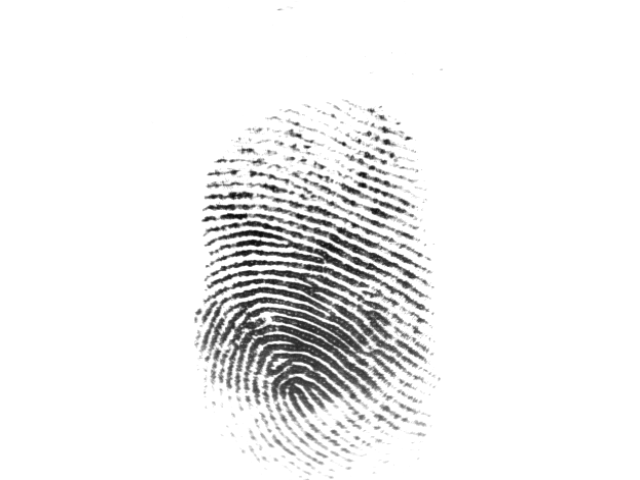
%> input picture Homework3/106_3.bmp, 640 x 480 px
$ octave problem2.m   (GNU Octave 9; MATLAB toolbox functions it lacks are replaced by stand-ins)
%> lines starting %> are read from the running program, lines starting %| are printed output that depends on the picture
img = imread('106_3.bmp');
%> img is the input picture: size 480x640 uint8; min 9, max 255, mean 239.1
img = im2double(img);
%> img: size 480x640 double
segLength = 16;
DFTLength = 32;
fingerParam = 20;
[height, width] = size(img);
%> height = 480; width = 640
segNum_h = ceil(height / segLength);
%> segNum_h = 30
segNum_w = ceil(width / segLength);
%> segNum_w = 40
ROI = zeros(segNum_h, segNum_w);
Angle = zeros(segNum_h, segNum_w);
Period = zeros(segNum_h, segNum_w);

for index_h = 1:segNum_h
    for index_w = 1:segNum_w
        % Seg Image into Parts
        wStart = max(1, (index_w-1) * segLength + 1 - (DFTLength / 4));
        wEnd = min(width, (index_w-1) * segLength - (DFTLength / 4) + DFTLength);
        hStart = max(1, (index_h-1) * segLength + 1 - (DFTLength / 4));
        hEnd = min(height, (index_h-1) * segLength - (DFTLength / 4) + DFTLength);
        segImg = img(hStart:hEnd, wStart:wEnd);
        segImg = adapthisteq(segImg);
        %Apply DFT to Segmentated Image
        DFTImg = abs(fftshift(fft2(segImg)));
        DFTImg_sort = sort(DFTImg(:));
        if DFTImg_sort(end-1) < fingerParam  % No Fingerprint
            continue
        end
        % Get positions of the points
        [posX, posY] = find(DFTImg == DFTImg_sort(end - 1));
        %Invalid line elimination
        if length(posX) ~= 2
            continue
        end
        %Calculate distance and period
        distance = sqrt((posX(1) - posX(2))^2 + (posY(1) - posY(2))^2);
        Period(index_h, index_w) = 1 / distance;
        if distance == 2
            continue
        end
        ROI(index_h, index_w) = 1;
        %Calculate direction
        angle = atand((posY(1)-posY(2))/(posX(1)-posX(2)));
        Angle(index_h, index_w) = angle;
    end
end
%normalization period matrix
maxNum = max(max(Period));
%> maxNum = 0.5
minNum = min(min(Period));
%> minNum = 0
Period = (Period - minNum) / (maxNum - minNum);
Period = imresize(Period, 16, 'nearest');
imwrite(Period, 'Period.png');
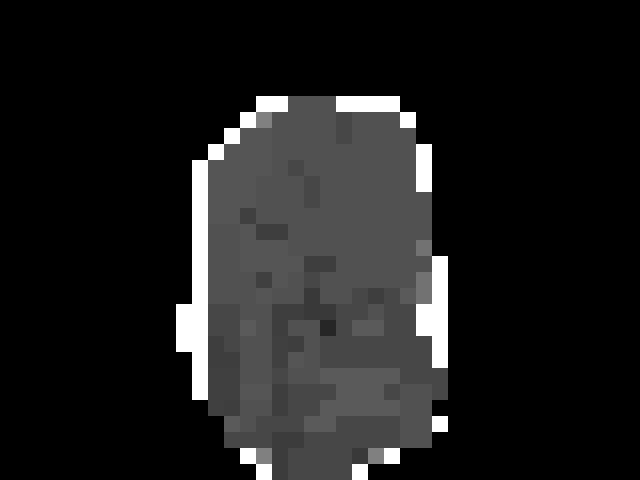
%> saved as Period.png: size 480x640 uint8; min 0, max 255, mean 28.9
figure(1);
hold on;
imshow(img);
DrawDir(1, Angle, 16, 'r', ROI);
%> after the loop in DrawDir, `for row = 1:h`: linex = [349.3 338.7]; liney = [475.6 468.4]
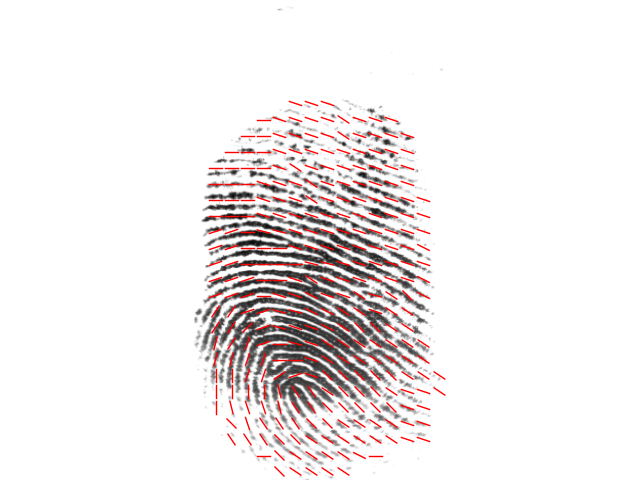
%> figure redrawn from the program's plot data

function obj = DrawDir(fig,dir,BLK_SIZE,LineSpec,ROI)
    linecolor = LineSpec(1);
    if length(LineSpec)>1
        linewidth = str2num(LineSpec(2));
    else
        linewidth = 1;
    end

    len = BLK_SIZE*0.8;

    figure(fig),hold on
    [h,w] = size(dir);
    obj = zeros(h,w);

    for row = 1:h
        for col = 1:w
            if (dir(row,col)>90 || dir(row,col)<-90) || (nargin>4 && ROI(row,col)==0)
                obj(row,col) = -1;
                continue
            end

            cx = (col-1)*BLK_SIZE+BLK_SIZE/2;
            cy = (row-1)*BLK_SIZE+BLK_SIZE/2;
            if 1
                linex(1) = cos(dir(row,col)*pi/180)*len/2;
                linex(2) = -cos(dir(row,col)*pi/180)*len/2;
                liney(1) = -sin(dir(row,col)*pi/180)*len/2;
                liney(2) = sin(dir(row,col)*pi/180)*len/2;
            else
                if dir(row,col)==90
                    linex(1) = 0;
                    liney(1) = -len/2;
                    linex(2) = 0;
                    liney(2) = len/2;
                elseif dir(row,col)<=45 && dir(row,col)>=-45
                    linex(1) = -len/2;
                    liney(1) = -linex(1)*tan(dir(row,col)*pi/180);
                    linex(2) = len/2;
                    liney(2) = -linex(2)*tan(dir(row,col)*pi/180);
                else
                    liney(1) = -len/2;
                    linex(1) = -liney(1)/tan(dir(row,col)*pi/180);
                    liney(2) = len/2;
                    linex(2) = -liney(2)/tan(dir(row,col)*pi/180);
                end

                linex(1) = cut(linex(1),-len/2,len/2);
                liney(1) = cut(liney(1),-len/2,len/2);
                linex(2) = cut(linex(2),-len/2,len/2);
                liney(2) = cut(liney(2),-len/2,len/2);
            end

            linex = linex+cx;
            liney = liney+cy;
            obj(row,col) = line(linex,liney,'color',linecolor,'linewidth',linewidth);
        end
    end
end


function y = cut(x,minval,maxval)
    y=x;
    if y<minval
        y=minval;
    end
    if y>maxval
        y=maxval;
    end
end
